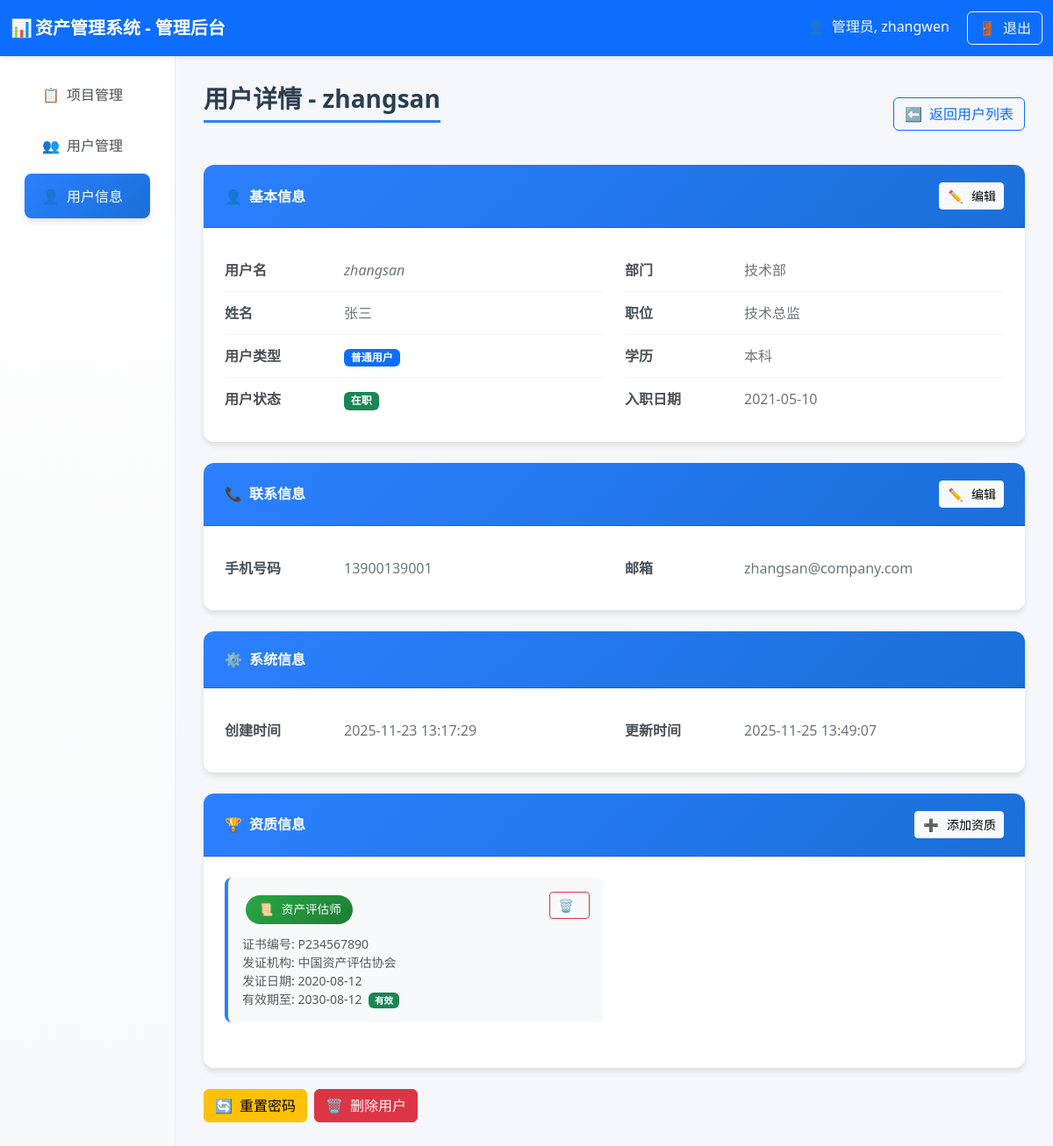
Page /admin/user_profile/zhangsan (signed in) on the earlier database version.
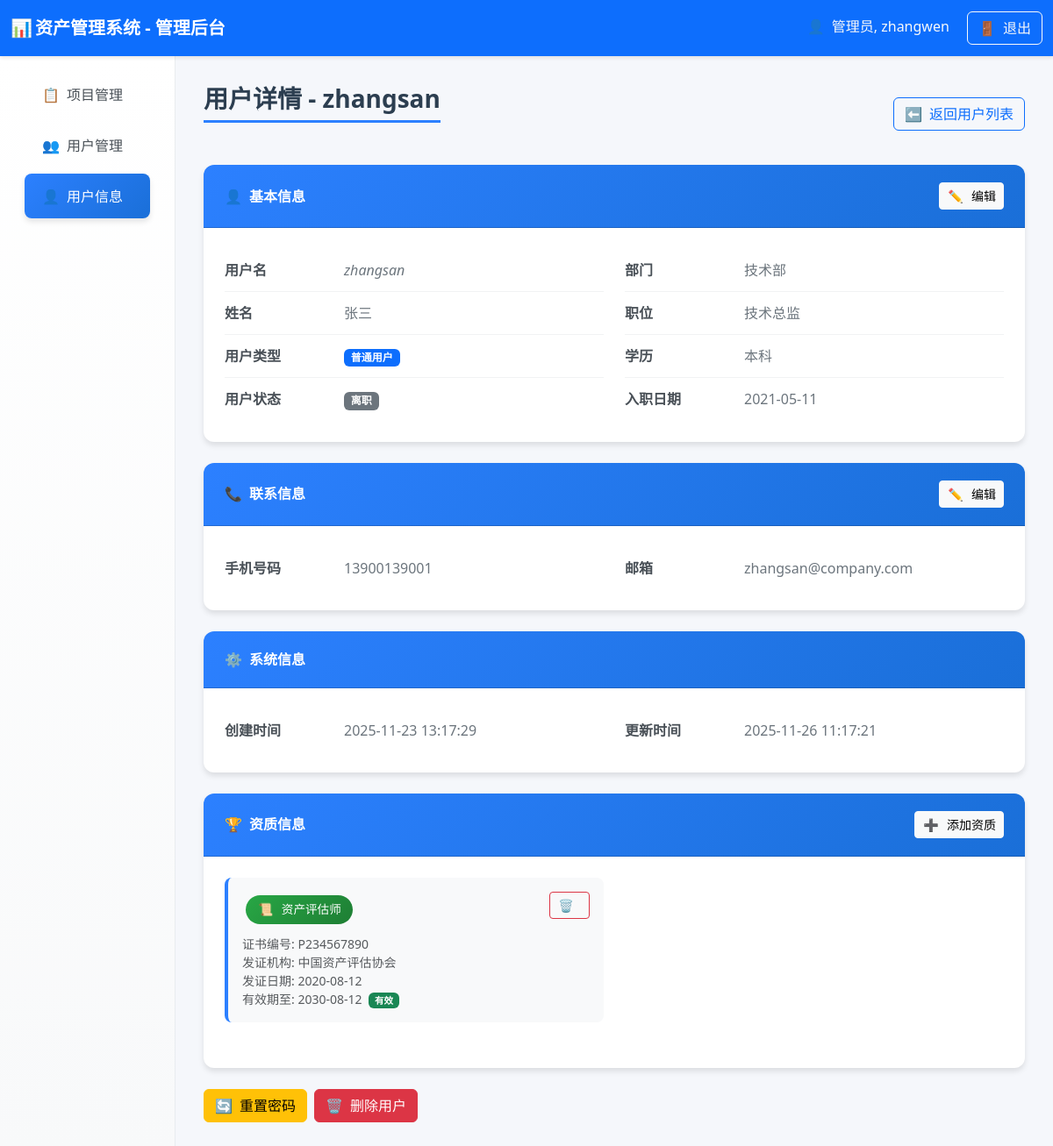
Same page on the later database version.
### tables this page shows
CREATE TABLE users (
        id INTEGER PRIMARY KEY AUTOINCREMENT,
        username TEXT UNIQUE,
        realname TEXT,
        user_type TEXT,
        password TEXT,
        phone TEXT,
        email TEXT,
        hire_date TEXT,
        education TEXT,
        position TEXT,
        department TEXT,
        status TEXT DEFAULT 'active',  -- active-在职, inactive-离职
        create_time TEXT DEFAULT CURRENT_TIMESTAMP,
        update_time TEXT DEFAULT CURRENT_TIMESTAMP
    );

### routes/user_routes.py (the view)
@router.get("/admin/user_profile/{username}", response_class=HTMLResponse)
async def admin_user_profile(
    request: Request,
    username: str,
    user: dict = Depends(login_required),
    db: sqlite3.Connection = Depends(get_db)
):
    if user.get("user_type") != "admin":
        return RedirectResponse(url="/user_dashboard")
    try:
        user_profile = await user_service.get_user_profile(username, db)
        user_qualifications = await user_service.get_user_qualifications(username, db)
        today = datetime.now().strftime("%Y-%m-%d")
        return templates.TemplateResponse("admin_user_profile.html", {
            "request": request,
            "current_user": user,  # 当前登录的管理员
            "user_profile": user_profile,
            "user_qualifications": user_qualifications,
            "today": today
        })
    except Exception as e:
        return RedirectResponse(url="/user_manager")

### templates/admin_user_profile.html (shortened to what the changed rows need)
<!DOCTYPE html>
<html lang="zh-CN">
<head>
    <link href="https://cdn.jsdelivr.net/npm/bootstrap@5.3.2/dist/css/bootstrap.min.css" rel="stylesheet">
    <link rel="stylesheet"
        href="https://cdnjs.cloudflare.com/ajax/libs/bootstrap-icons/1.11.0/font/bootstrap-icons.min.css">
</head>
<body>
    <div class="container-fluid">
        <div class="row">
            <div class="col-md-9 col-lg-10 main-content">
                <div class="d-flex justify-content-between align-items-center mb-4">
                    <h3 class="page-title">用户详情 - {{ user_profile.username }}</h3>
                    <a href="/user_manager" class="btn btn-outline-primary">
                        <span class="fallback-icon">⬅️</span>返回用户列表
                    </a>
                </div>
                <div class="card profile-card">
                    <div class="card-body">
                        <form id="basicInfoForm" method="post"
                            action="/admin/user_profile/update/{{ user_profile.username }}">
                            <div class="row">
                                <div class="col-md-6">
                                    <div class="info-item">
                                        <span class="info-label">用户名</span>
                                        <span class="info-value non-editable">{{ user_profile.username }}</span>
                                    </div>
                                    <div class="info-item">
                                        <div class="info-value">
                                            <span id="realnameDisplay">{{ user_profile.realname or '未设置' }}</span>
                                        </div>
                                    </div>
                                    <div class="info-item">
                                        <div class="info-value">
                                            <span id="statusDisplay">
                                                {% if user_profile.status == 'active' %}
                                                <span class="badge status-badge status-active">在职</span>
                                                {% else %}
                                                <span class="badge status-badge status-inactive">离职</span>
                                                {% endif %}
                                            </span>
                                        </div>
                                    </div>
                                </div>
                                <div class="col-md-6">
                                    <div class="info-item">
                                        <div class="info-value">
                                            <span id="departmentDisplay">{{ user_profile.department or '未设置' }}</span>
                                        </div>
                                    </div>
                                    <div class="info-item">
                                        <div class="info-value">
                                            <span id="positionDisplay">{{ user_profile.position or '未设置' }}</span>
                                        </div>
                                    </div>
                                    <div class="info-item">
                                        <div class="info-value">
                                            <span id="educationDisplay">{{ user_profile.education or '未设置' }}</span>
                                        </div>
                                    </div>
                                    <div class="info-item">
                                        <div class="info-value">
                                            <span id="hireDateDisplay">{{ user_profile.hire_date or '未设置' }}</span>
                                        </div>
                                    </div>
                                </div>
                            </div>
                        </form>
                    </div>
                </div>
                <div class="card profile-card">
                    <div class="card-body">
                        <form id="contactInfoForm" method="post"
                            action="/admin/user_profile/update/{{ user_profile.username }}">
                            <div class="row">
                                <div class="col-md-6">
                                    <div class="info-item">
                                        <div class="info-value">
                                            <span id="phoneDisplay">{{ user_profile.phone or '未设置' }}</span>
                                        </div>
                                    </div>
                                </div>
                                <div class="col-md-6">
                                    <div class="info-item">
                                        <div class="info-value">
                                            <span id="emailDisplay">{{ user_profile.email or '未设置' }}</span>
                                        </div>
                                    </div>
                                </div>
                            </div>
                        </form>
                    </div>
                </div>
                <div class="card profile-card">
                    <div class="card-body">
                        <div class="row">
                            <div class="col-md-6">
                                <div class="info-item">
                                    <span class="info-label">更新时间</span>
                                    <span class="info-value">{{ user_profile.update_time or '未设置' }}</span>
                                </div>
                            </div>
                        </div>
                    </div>
                </div>
            </div>
        </div>
    </div>
</body>
</html>

Differences in the rows shown:
changed users "zhangsan": status "active" → "inactive" (drawn); hire_date "2021-05-10" → "2021-05-11"
Other differences:
{{ user_profile.update_time or '未设置' }}: "2025-11-25 13:49:07" → "2025-11-26 11:17:21"
text no longer shown: "在职"
text now shown: "离职"
